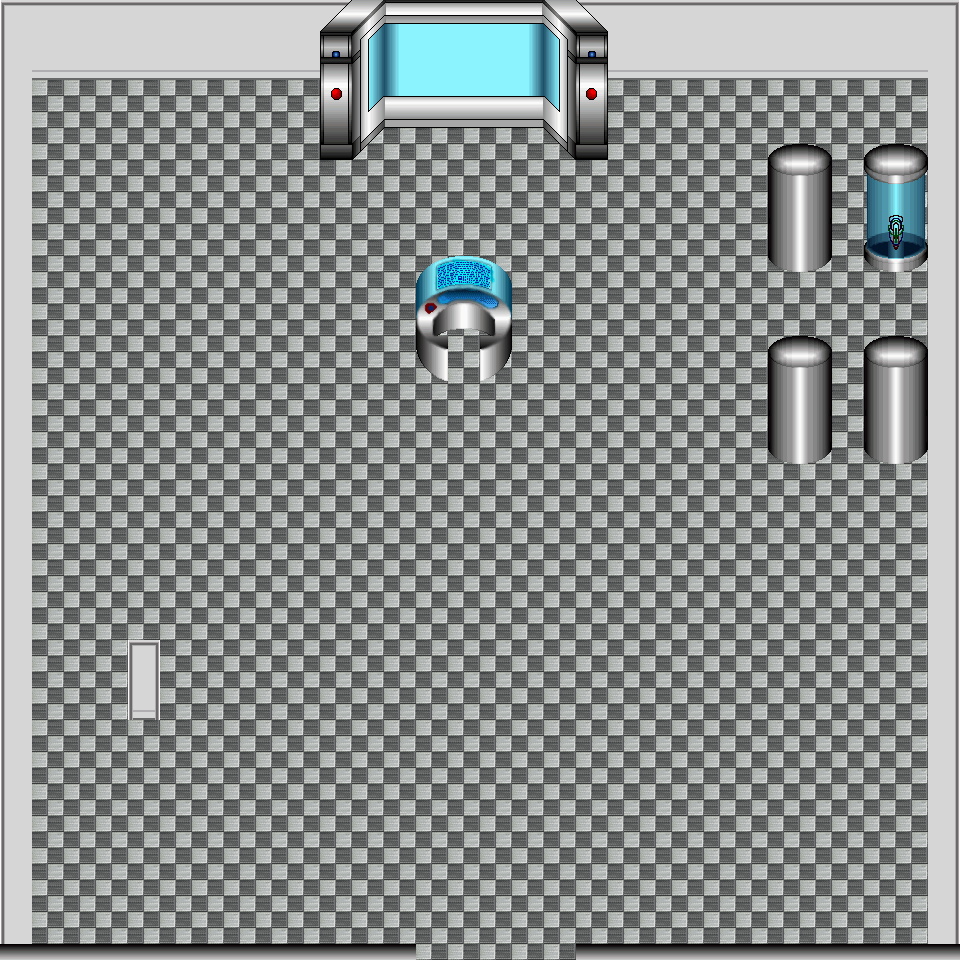

Rendered tile map (Tiled .tmx) drawn with the repository's tilesets; below, a short description and the map source with its tile grids summarised:
An orthogonal 30x30 tile map with 32x32 px tiles, 3 tile layers (Calque de Tile 1, Calque 2, Calque 3), 2 tilesets.

<map version="1.0" orientation="orthogonal" renderorder="right-down" width="30" height="30" tilewidth="32" tileheight="32">
 <tileset firstgid="1" name="testDeco" tilewidth="32" tileheight="32">
  <image source="testDeco.png" width="256" height="832" />
 </tileset>
 <tileset firstgid="209" name="elementDeco" tilewidth="32" tileheight="32">
  <image source="elementDeco.png" width="256" height="480" />
 </tileset>
 <layer name="Calque de Tile 1" width="30" height="30">
  <data>[900 cells, 900 non-empty, 7 distinct tile ids]</data>
 </layer>
 <layer name="Calque 2" width="30" height="30">
  <data>[900 cells, 197 non-empty, 64 distinct tile ids]</data>
 </layer>
 <layer name="Calque 3" width="30" height="30">
  <data>[900 cells, 16 non-empty, 16 distinct tile ids]</data>
 </layer>
</map>
